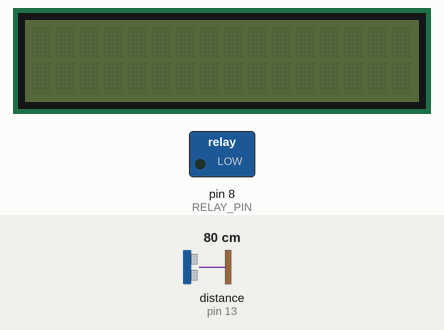
Recording of a sketch running on a simulated Arduino Uno, built with avr-gcc and run on an emulated ATmega328P. Shown: 16×2 character LCD, switched loads named in the sketch (green lamp = pin HIGH). The inputs (shaded band) are chosen by the test bench; at power-on: distance to the obstacle (sensor on pin 13) 80 cm. The echo pulse lasts 58.3 µs per cm; what the sketch prints to the serial monitor is not drawn.

Above: at 1.2 s.
1.3 s: distance to the obstacle (sensor on pin 13) set to 12 cm
2.8 s: distance to the obstacle (sensor on pin 13) set to 9 cm
At 3.6 s:
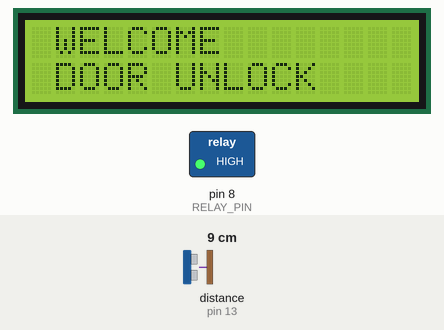
4.4 s: distance to the obstacle (sensor on pin 13) set to 18 cm
At 4.8 s:
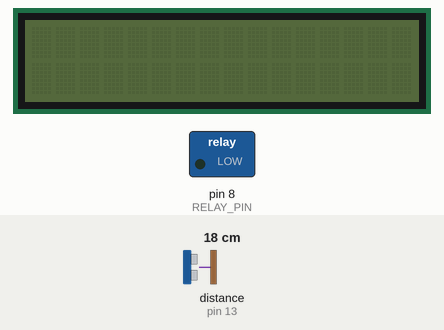
5.9 s: distance to the obstacle (sensor on pin 13) set to 2 cm
At 6.5 s:
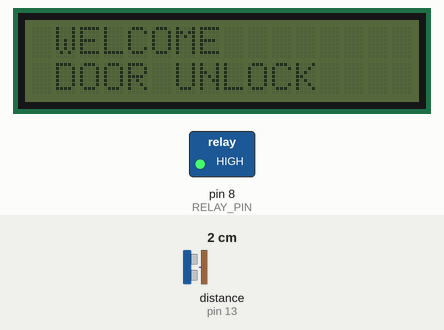
7.4 s: distance to the obstacle (sensor on pin 13) set to 35 cm
At 8.6 s:
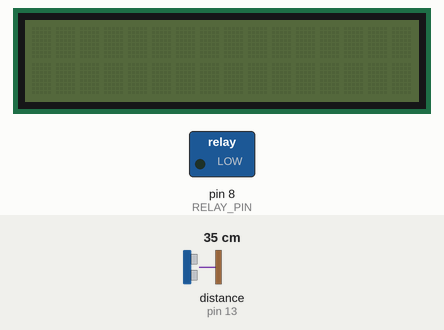
8.9 s: distance to the obstacle (sensor on pin 13) set to 4 cm
At 10.4 s:
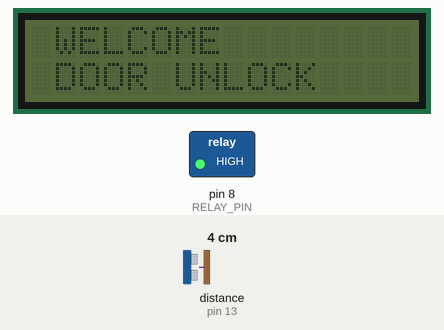
Timing chart, 0 to 11.4 s (numbered marks = the images above; inputs shaded):
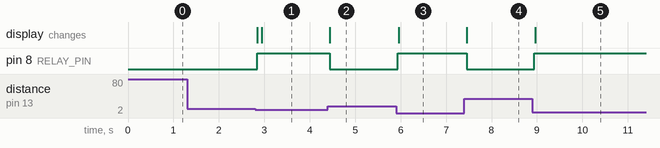

The sketch:

lcdrelaytest.ino
```cpp
#include <LiquidCrystal_I2C.h>
#include "SR04.h"
#include <Wire.h>

#define RELAY_PIN 8

#define TRIG_PIN1 13
#define ECHO_PIN1 12

SR04 ultra1 = SR04(ECHO_PIN1,TRIG_PIN1);
LiquidCrystal_I2C lcd(0x27,16,2);

boolean sensorTurnedOn = false;
boolean lcdInitialized = false; // new variable to keep track of whether the LCD has been initialized or not

void setup() {
  Serial.begin(9600);
  pinMode(RELAY_PIN, OUTPUT);
  delay(50);
}

void loop() {

  int d1 = ultra1.Distance();
  if (d1 <= 10 && !sensorTurnedOn) {
    digitalWrite(RELAY_PIN, HIGH); //Turn on the relay

    // Initialize the LCD screen if it has not been initialized yet
    if (!lcdInitialized) {
      lcd.init();
      lcd.clear();
      lcd.backlight();
      lcdInitialized = true; // Set the variable to true so that the LCD is not initialized again
    }

    displayFingerOK();
    delay(1000);
    sensorTurnedOn = true;

  } else if (d1 > 10 && sensorTurnedOn) {
    lcd.clear();
    lcd.noBacklight();
    Serial.println("turned off");
    digitalWrite(RELAY_PIN, LOW);  //Turn off the relay & le fingerprint s'éteint
    sensorTurnedOn = false;
  }

}

void displayFingerOK(){

  lcd.clear();
  lcd.scrollDisplayRight();
  lcd.setCursor(0,0);
  lcd.print("WELCOME");
  lcd.setCursor(0,1);
  lcd.print("DOOR UNLOCK");

}
```

Measured:
- the behaviour switches between 11 and 10 cm on distance to the obstacle (sensor on pin 13) (found by bisection; images 0 and 1)
- after the input at 1.3 s, every drawn part: stays the same
- after the input at 2.8 s, pin 8 (RELAY_PIN): LOW → HIGH after 0.05 s
- after the input at 4.4 s, pin 8 (RELAY_PIN): HIGH → LOW at once; the display: changes at once (image 2)
- after the input at 5.9 s, pin 8 (RELAY_PIN): LOW → HIGH at once; the display: changes after 0.05 s (image 3)
- after the input at 7.4 s, pin 8 (RELAY_PIN): HIGH → LOW after 0.05 s; the display: changes after 0.05 s (image 4)
- after the input at 8.9 s, pin 8 (RELAY_PIN): LOW → HIGH at once; the display: changes after 0.06 s (image 5)
